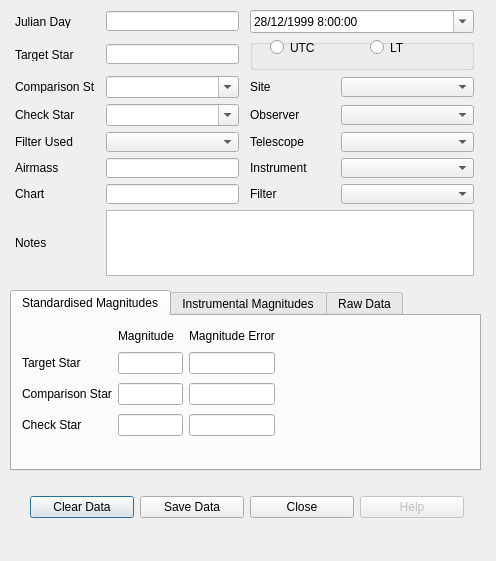
<?xml version="1.0" encoding="UTF-8"?>
<ui version="4.0">
 <class>Dialog</class>
 <widget class="QDialog" name="Dialog">
  <property name="geometry">
   <rect>
    <x>0</x>
    <y>0</y>
    <width>496</width>
    <height>561</height>
   </rect>
  </property>
  <property name="sizePolicy">
   <sizepolicy hsizetype="Fixed" vsizetype="Preferred">
    <horstretch>0</horstretch>
    <verstretch>0</verstretch>
   </sizepolicy>
  </property>
  <property name="minimumSize">
   <size>
    <width>496</width>
    <height>547</height>
   </size>
  </property>
  <property name="maximumSize">
   <size>
    <width>496</width>
    <height>561</height>
   </size>
  </property>
  <property name="windowTitle">
   <string>Enter Photometry Observation</string>
  </property>
  <widget class="QWidget" name="gridLayoutWidget">
   <property name="geometry">
    <rect>
     <x>10</x>
     <y>10</y>
     <width>471</width>
     <height>266</height>
    </rect>
   </property>
   <layout class="QGridLayout" name="gridLayout">
    <item row="0" column="0">
     <widget class="QLabel" name="label">
      <property name="sizePolicy">
       <sizepolicy hsizetype="Fixed" vsizetype="Fixed">
        <horstretch>0</horstretch>
        <verstretch>0</verstretch>
       </sizepolicy>
      </property>
      <property name="minimumSize">
       <size>
        <width>80</width>
        <height>13</height>
       </size>
      </property>
      <property name="maximumSize">
       <size>
        <width>80</width>
        <height>13</height>
       </size>
      </property>
      <property name="text">
       <string>Julian Day</string>
      </property>
     </widget>
    </item>
    <item row="1" column="0">
     <widget class="QLabel" name="label_2">
      <property name="sizePolicy">
       <sizepolicy hsizetype="Fixed" vsizetype="Fixed">
        <horstretch>0</horstretch>
        <verstretch>0</verstretch>
       </sizepolicy>
      </property>
      <property name="minimumSize">
       <size>
        <width>80</width>
        <height>13</height>
       </size>
      </property>
      <property name="maximumSize">
       <size>
        <width>80</width>
        <height>13</height>
       </size>
      </property>
      <property name="text">
       <string>Target Star</string>
      </property>
     </widget>
    </item>
    <item row="2" column="0">
     <widget class="QLabel" name="label_10">
      <property name="sizePolicy">
       <sizepolicy hsizetype="Fixed" vsizetype="Fixed">
        <horstretch>0</horstretch>
        <verstretch>0</verstretch>
       </sizepolicy>
      </property>
      <property name="minimumSize">
       <size>
        <width>80</width>
        <height>13</height>
       </size>
      </property>
      <property name="maximumSize">
       <size>
        <width>80</width>
        <height>13</height>
       </size>
      </property>
      <property name="text">
       <string>Comparison Star</string>
      </property>
     </widget>
    </item>
    <item row="3" column="0">
     <widget class="QLabel" name="label_12">
      <property name="sizePolicy">
       <sizepolicy hsizetype="Fixed" vsizetype="Fixed">
        <horstretch>0</horstretch>
        <verstretch>0</verstretch>
       </sizepolicy>
      </property>
      <property name="minimumSize">
       <size>
        <width>80</width>
        <height>13</height>
       </size>
      </property>
      <property name="maximumSize">
       <size>
        <width>80</width>
        <height>13</height>
       </size>
      </property>
      <property name="text">
       <string>Check Star</string>
      </property>
     </widget>
    </item>
    <item row="4" column="0">
     <widget class="QLabel" name="label_3">
      <property name="sizePolicy">
       <sizepolicy hsizetype="Fixed" vsizetype="Fixed">
        <horstretch>0</horstretch>
        <verstretch>0</verstretch>
       </sizepolicy>
      </property>
      <property name="minimumSize">
       <size>
        <width>80</width>
        <height>13</height>
       </size>
      </property>
      <property name="maximumSize">
       <size>
        <width>80</width>
        <height>13</height>
       </size>
      </property>
      <property name="text">
       <string>Filter Used</string>
      </property>
     </widget>
    </item>
    <item row="5" column="0">
     <widget class="QLabel" name="label_14">
      <property name="sizePolicy">
       <sizepolicy hsizetype="Fixed" vsizetype="Fixed">
        <horstretch>0</horstretch>
        <verstretch>0</verstretch>
       </sizepolicy>
      </property>
      <property name="minimumSize">
       <size>
        <width>80</width>
        <height>13</height>
       </size>
      </property>
      <property name="maximumSize">
       <size>
        <width>80</width>
        <height>13</height>
       </size>
      </property>
      <property name="text">
       <string>Airmass</string>
      </property>
     </widget>
    </item>
    <item row="6" column="0">
     <widget class="QLabel" name="label_15">
      <property name="sizePolicy">
       <sizepolicy hsizetype="Fixed" vsizetype="Fixed">
        <horstretch>0</horstretch>
        <verstretch>0</verstretch>
       </sizepolicy>
      </property>
      <property name="minimumSize">
       <size>
        <width>80</width>
        <height>13</height>
       </size>
      </property>
      <property name="maximumSize">
       <size>
        <width>80</width>
        <height>13</height>
       </size>
      </property>
      <property name="text">
       <string>Chart</string>
      </property>
     </widget>
    </item>
    <item row="0" column="1">
     <widget class="QLineEdit" name="leJD">
      <property name="sizePolicy">
       <sizepolicy hsizetype="Fixed" vsizetype="Fixed">
        <horstretch>0</horstretch>
        <verstretch>0</verstretch>
       </sizepolicy>
      </property>
      <property name="minimumSize">
       <size>
        <width>133</width>
        <height>20</height>
       </size>
      </property>
      <property name="maximumSize">
       <size>
        <width>133</width>
        <height>20</height>
       </size>
      </property>
      <property name="toolTip">
       <string>Julian day of the observation</string>
      </property>
      <property name="inputMask">
       <string/>
      </property>
     </widget>
    </item>
    <item row="1" column="1">
     <widget class="QLineEdit" name="leTarget">
      <property name="sizePolicy">
       <sizepolicy hsizetype="Fixed" vsizetype="Fixed">
        <horstretch>0</horstretch>
        <verstretch>0</verstretch>
       </sizepolicy>
      </property>
      <property name="minimumSize">
       <size>
        <width>133</width>
        <height>20</height>
       </size>
      </property>
      <property name="maximumSize">
       <size>
        <width>133</width>
        <height>20</height>
       </size>
      </property>
     </widget>
    </item>
    <item row="4" column="1">
     <widget class="QComboBox" name="cbStandardFilters">
      <property name="sizePolicy">
       <sizepolicy hsizetype="Fixed" vsizetype="Fixed">
        <horstretch>0</horstretch>
        <verstretch>0</verstretch>
       </sizepolicy>
      </property>
      <property name="minimumSize">
       <size>
        <width>133</width>
        <height>20</height>
       </size>
      </property>
      <property name="maximumSize">
       <size>
        <width>133</width>
        <height>20</height>
       </size>
      </property>
     </widget>
    </item>
    <item row="5" column="1">
     <widget class="QLineEdit" name="leAirmass">
      <property name="sizePolicy">
       <sizepolicy hsizetype="Fixed" vsizetype="Fixed">
        <horstretch>0</horstretch>
        <verstretch>0</verstretch>
       </sizepolicy>
      </property>
      <property name="minimumSize">
       <size>
        <width>133</width>
        <height>20</height>
       </size>
      </property>
      <property name="maximumSize">
       <size>
        <width>133</width>
        <height>20</height>
       </size>
      </property>
     </widget>
    </item>
    <item row="6" column="1">
     <widget class="QLineEdit" name="leChart">
      <property name="sizePolicy">
       <sizepolicy hsizetype="Fixed" vsizetype="Fixed">
        <horstretch>0</horstretch>
        <verstretch>0</verstretch>
       </sizepolicy>
      </property>
      <property name="minimumSize">
       <size>
        <width>133</width>
        <height>20</height>
       </size>
      </property>
      <property name="maximumSize">
       <size>
        <width>133</width>
        <height>20</height>
       </size>
      </property>
     </widget>
    </item>
    <item row="8" column="0">
     <widget class="QLabel" name="label_16">
      <property name="sizePolicy">
       <sizepolicy hsizetype="Fixed" vsizetype="Fixed">
        <horstretch>0</horstretch>
        <verstretch>0</verstretch>
       </sizepolicy>
      </property>
      <property name="text">
       <string>Notes</string>
      </property>
     </widget>
    </item>
    <item row="0" column="2" colspan="2">
     <widget class="QDateTimeEdit" name="dtDate">
      <property name="dateTime">
       <datetime>
        <hour>8</hour>
        <minute>0</minute>
        <second>0</second>
        <year>1999</year>
        <month>12</month>
        <day>28</day>
       </datetime>
      </property>
      <property name="displayFormat">
       <string>d/MM/yyyy h:mm:ss</string>
      </property>
      <property name="calendarPopup">
       <bool>true</bool>
      </property>
      <property name="timeSpec">
       <enum>Qt::UTC</enum>
      </property>
     </widget>
    </item>
    <item row="8" column="1" colspan="3">
     <widget class="QPlainTextEdit" name="ptNotes"/>
    </item>
    <item row="6" column="3">
     <widget class="QComboBox" name="cbFilter">
      <property name="sizePolicy">
       <sizepolicy hsizetype="Fixed" vsizetype="Fixed">
        <horstretch>0</horstretch>
        <verstretch>0</verstretch>
       </sizepolicy>
      </property>
      <property name="minimumSize">
       <size>
        <width>133</width>
        <height>20</height>
       </size>
      </property>
      <property name="maximumSize">
       <size>
        <width>133</width>
        <height>20</height>
       </size>
      </property>
      <property name="sizeAdjustPolicy">
       <enum>QComboBox::AdjustToMinimumContentsLength</enum>
      </property>
      <property name="minimumContentsLength">
       <number>20</number>
      </property>
     </widget>
    </item>
    <item row="6" column="2">
     <widget class="QLabel" name="label_9">
      <property name="sizePolicy">
       <sizepolicy hsizetype="Fixed" vsizetype="Fixed">
        <horstretch>0</horstretch>
        <verstretch>0</verstretch>
       </sizepolicy>
      </property>
      <property name="minimumSize">
       <size>
        <width>80</width>
        <height>13</height>
       </size>
      </property>
      <property name="maximumSize">
       <size>
        <width>80</width>
        <height>13</height>
       </size>
      </property>
      <property name="text">
       <string>Filter</string>
      </property>
     </widget>
    </item>
    <item row="5" column="2">
     <widget class="QLabel" name="label_8">
      <property name="sizePolicy">
       <sizepolicy hsizetype="Fixed" vsizetype="Fixed">
        <horstretch>0</horstretch>
        <verstretch>0</verstretch>
       </sizepolicy>
      </property>
      <property name="minimumSize">
       <size>
        <width>80</width>
        <height>13</height>
       </size>
      </property>
      <property name="maximumSize">
       <size>
        <width>80</width>
        <height>13</height>
       </size>
      </property>
      <property name="text">
       <string>Instrument</string>
      </property>
     </widget>
    </item>
    <item row="5" column="3">
     <widget class="QComboBox" name="cbInstrument">
      <property name="sizePolicy">
       <sizepolicy hsizetype="Fixed" vsizetype="Fixed">
        <horstretch>0</horstretch>
        <verstretch>0</verstretch>
       </sizepolicy>
      </property>
      <property name="minimumSize">
       <size>
        <width>133</width>
        <height>20</height>
       </size>
      </property>
      <property name="maximumSize">
       <size>
        <width>133</width>
        <height>20</height>
       </size>
      </property>
      <property name="sizeAdjustPolicy">
       <enum>QComboBox::AdjustToMinimumContentsLength</enum>
      </property>
      <property name="minimumContentsLength">
       <number>20</number>
      </property>
     </widget>
    </item>
    <item row="4" column="2">
     <widget class="QLabel" name="label_6">
      <property name="sizePolicy">
       <sizepolicy hsizetype="Fixed" vsizetype="Fixed">
        <horstretch>0</horstretch>
        <verstretch>0</verstretch>
       </sizepolicy>
      </property>
      <property name="minimumSize">
       <size>
        <width>80</width>
        <height>13</height>
       </size>
      </property>
      <property name="maximumSize">
       <size>
        <width>80</width>
        <height>13</height>
       </size>
      </property>
      <property name="text">
       <string>Telescope</string>
      </property>
     </widget>
    </item>
    <item row="4" column="3">
     <widget class="QComboBox" name="cbTelescope">
      <property name="sizePolicy">
       <sizepolicy hsizetype="Fixed" vsizetype="Fixed">
        <horstretch>0</horstretch>
        <verstretch>0</verstretch>
       </sizepolicy>
      </property>
      <property name="minimumSize">
       <size>
        <width>133</width>
        <height>20</height>
       </size>
      </property>
      <property name="maximumSize">
       <size>
        <width>133</width>
        <height>20</height>
       </size>
      </property>
      <property name="sizeAdjustPolicy">
       <enum>QComboBox::AdjustToMinimumContentsLength</enum>
      </property>
      <property name="minimumContentsLength">
       <number>20</number>
      </property>
     </widget>
    </item>
    <item row="3" column="2">
     <widget class="QLabel" name="label_7">
      <property name="sizePolicy">
       <sizepolicy hsizetype="Fixed" vsizetype="Fixed">
        <horstretch>0</horstretch>
        <verstretch>0</verstretch>
       </sizepolicy>
      </property>
      <property name="minimumSize">
       <size>
        <width>80</width>
        <height>13</height>
       </size>
      </property>
      <property name="maximumSize">
       <size>
        <width>80</width>
        <height>13</height>
       </size>
      </property>
      <property name="text">
       <string>Observer</string>
      </property>
     </widget>
    </item>
    <item row="3" column="3">
     <widget class="QComboBox" name="cbObserver">
      <property name="sizePolicy">
       <sizepolicy hsizetype="Fixed" vsizetype="Fixed">
        <horstretch>0</horstretch>
        <verstretch>0</verstretch>
       </sizepolicy>
      </property>
      <property name="minimumSize">
       <size>
        <width>133</width>
        <height>20</height>
       </size>
      </property>
      <property name="maximumSize">
       <size>
        <width>133</width>
        <height>20</height>
       </size>
      </property>
      <property name="sizeAdjustPolicy">
       <enum>QComboBox::AdjustToMinimumContentsLength</enum>
      </property>
      <property name="minimumContentsLength">
       <number>20</number>
      </property>
     </widget>
    </item>
    <item row="2" column="2">
     <widget class="QLabel" name="label_11">
      <property name="sizePolicy">
       <sizepolicy hsizetype="Fixed" vsizetype="Fixed">
        <horstretch>0</horstretch>
        <verstretch>0</verstretch>
       </sizepolicy>
      </property>
      <property name="minimumSize">
       <size>
        <width>80</width>
        <height>13</height>
       </size>
      </property>
      <property name="maximumSize">
       <size>
        <width>80</width>
        <height>13</height>
       </size>
      </property>
      <property name="text">
       <string>Site</string>
      </property>
     </widget>
    </item>
    <item row="2" column="3">
     <widget class="QComboBox" name="cbSite">
      <property name="sizePolicy">
       <sizepolicy hsizetype="Fixed" vsizetype="Fixed">
        <horstretch>0</horstretch>
        <verstretch>0</verstretch>
       </sizepolicy>
      </property>
      <property name="minimumSize">
       <size>
        <width>133</width>
        <height>20</height>
       </size>
      </property>
      <property name="maximumSize">
       <size>
        <width>133</width>
        <height>20</height>
       </size>
      </property>
      <property name="sizeAdjustPolicy">
       <enum>QComboBox::AdjustToMinimumContentsLength</enum>
      </property>
      <property name="minimumContentsLength">
       <number>20</number>
      </property>
     </widget>
    </item>
    <item row="1" column="2" colspan="2">
     <widget class="QGroupBox" name="groupBox">
      <property name="title">
       <string/>
      </property>
      <property name="flat">
       <bool>false</bool>
      </property>
      <property name="checkable">
       <bool>false</bool>
      </property>
      <property name="checked">
       <bool>false</bool>
      </property>
      <widget class="QRadioButton" name="rbUTC">
       <property name="geometry">
        <rect>
         <x>20</x>
         <y>0</y>
         <width>82</width>
         <height>17</height>
        </rect>
       </property>
       <property name="text">
        <string>UTC</string>
       </property>
      </widget>
      <widget class="QRadioButton" name="rbLT">
       <property name="geometry">
        <rect>
         <x>120</x>
         <y>0</y>
         <width>82</width>
         <height>17</height>
        </rect>
       </property>
       <property name="text">
        <string>LT</string>
       </property>
      </widget>
     </widget>
    </item>
    <item row="2" column="1">
     <widget class="QComboBox" name="cbComparison">
      <property name="editable">
       <bool>true</bool>
      </property>
     </widget>
    </item>
    <item row="3" column="1">
     <widget class="QComboBox" name="cbCheck">
      <property name="editable">
       <bool>true</bool>
      </property>
     </widget>
    </item>
   </layout>
  </widget>
  <widget class="QTabWidget" name="tabWidget">
   <property name="geometry">
    <rect>
     <x>10</x>
     <y>290</y>
     <width>471</width>
     <height>181</height>
    </rect>
   </property>
   <property name="statusTip">
    <string>Enter as Standardised Magnitudes</string>
   </property>
   <property name="currentIndex">
    <number>0</number>
   </property>
   <widget class="QWidget" name="Standardised">
    <attribute name="title">
     <string>Standardised Magnitudes</string>
    </attribute>
    <widget class="QWidget" name="gridLayoutWidget_2">
     <property name="geometry">
      <rect>
       <x>10</x>
       <y>10</y>
       <width>253</width>
       <height>116</height>
      </rect>
     </property>
     <layout class="QGridLayout" name="gridLayout_2">
      <item row="1" column="0">
       <widget class="QLabel" name="label_4">
        <property name="text">
         <string>Target Star</string>
        </property>
       </widget>
      </item>
      <item row="2" column="0">
       <widget class="QLabel" name="label_5">
        <property name="text">
         <string>Comparison Star</string>
        </property>
       </widget>
      </item>
      <item row="3" column="0">
       <widget class="QLabel" name="label_13">
        <property name="text">
         <string>Check Star</string>
        </property>
       </widget>
      </item>
      <item row="1" column="1">
       <widget class="QLineEdit" name="leSMTarget"/>
      </item>
      <item row="2" column="1">
       <widget class="QLineEdit" name="leSMComparison"/>
      </item>
      <item row="3" column="1">
       <widget class="QLineEdit" name="leSMCheck"/>
      </item>
      <item row="0" column="1">
       <widget class="QLabel" name="label_20">
        <property name="sizePolicy">
         <sizepolicy hsizetype="Preferred" vsizetype="Fixed">
          <horstretch>0</horstretch>
          <verstretch>0</verstretch>
         </sizepolicy>
        </property>
        <property name="text">
         <string>Magnitude</string>
        </property>
       </widget>
      </item>
      <item row="0" column="2">
       <widget class="QLabel" name="label_21">
        <property name="sizePolicy">
         <sizepolicy hsizetype="Preferred" vsizetype="Fixed">
          <horstretch>0</horstretch>
          <verstretch>0</verstretch>
         </sizepolicy>
        </property>
        <property name="text">
         <string>Magnitude Error</string>
        </property>
       </widget>
      </item>
      <item row="1" column="2">
       <widget class="QLineEdit" name="leSETarget"/>
      </item>
      <item row="2" column="2">
       <widget class="QLineEdit" name="leSEComparison"/>
      </item>
      <item row="3" column="2">
       <widget class="QLineEdit" name="leSECheck"/>
      </item>
     </layout>
    </widget>
   </widget>
   <widget class="QWidget" name="tab_2">
    <attribute name="title">
     <string>Instrumental Magnitudes</string>
    </attribute>
    <widget class="QWidget" name="gridLayoutWidget_3">
     <property name="geometry">
      <rect>
       <x>10</x>
       <y>10</y>
       <width>253</width>
       <height>116</height>
      </rect>
     </property>
     <layout class="QGridLayout" name="gridLayout_3">
      <item row="1" column="0">
       <widget class="QLabel" name="label_17">
        <property name="text">
         <string>Target Star</string>
        </property>
       </widget>
      </item>
      <item row="2" column="0">
       <widget class="QLabel" name="label_18">
        <property name="text">
         <string>Comparison Star</string>
        </property>
       </widget>
      </item>
      <item row="3" column="0">
       <widget class="QLabel" name="label_19">
        <property name="text">
         <string>Check Star</string>
        </property>
       </widget>
      </item>
      <item row="1" column="1">
       <widget class="QLineEdit" name="leIMTarget"/>
      </item>
      <item row="2" column="1">
       <widget class="QLineEdit" name="leIMComparison"/>
      </item>
      <item row="3" column="1">
       <widget class="QLineEdit" name="leIMCheck"/>
      </item>
      <item row="0" column="1">
       <widget class="QLabel" name="label_22">
        <property name="sizePolicy">
         <sizepolicy hsizetype="Preferred" vsizetype="Fixed">
          <horstretch>0</horstretch>
          <verstretch>0</verstretch>
         </sizepolicy>
        </property>
        <property name="text">
         <string>Magnitude</string>
        </property>
       </widget>
      </item>
      <item row="0" column="2">
       <widget class="QLabel" name="label_23">
        <property name="sizePolicy">
         <sizepolicy hsizetype="Preferred" vsizetype="Fixed">
          <horstretch>0</horstretch>
          <verstretch>0</verstretch>
         </sizepolicy>
        </property>
        <property name="text">
         <string>Magnitude Error</string>
        </property>
       </widget>
      </item>
      <item row="1" column="2">
       <widget class="QLineEdit" name="leIETarget"/>
      </item>
      <item row="2" column="2">
       <widget class="QLineEdit" name="leIEComparison"/>
      </item>
      <item row="3" column="2">
       <widget class="QLineEdit" name="leIECheck"/>
      </item>
     </layout>
    </widget>
   </widget>
   <widget class="QWidget" name="tab">
    <attribute name="title">
     <string>Raw Data</string>
    </attribute>
   </widget>
  </widget>
  <widget class="QWidget" name="gridLayoutWidget_4">
   <property name="geometry">
    <rect>
     <x>30</x>
     <y>480</y>
     <width>434</width>
     <height>54</height>
    </rect>
   </property>
   <layout class="QGridLayout" name="gridLayout_5">
    <item row="0" column="0">
     <widget class="QPushButton" name="btnClear">
      <property name="text">
       <string>Clear Data</string>
      </property>
     </widget>
    </item>
    <item row="0" column="1">
     <widget class="QPushButton" name="btnSave">
      <property name="text">
       <string>Save Data</string>
      </property>
     </widget>
    </item>
    <item row="0" column="2">
     <widget class="QPushButton" name="btnClose">
      <property name="text">
       <string>Close</string>
      </property>
     </widget>
    </item>
    <item row="0" column="3">
     <widget class="QPushButton" name="btnHelp">
      <property name="enabled">
       <bool>false</bool>
      </property>
      <property name="text">
       <string>Help</string>
      </property>
     </widget>
    </item>
   </layout>
  </widget>
 </widget>
 <resources/>
 <connections/>
</ui>
